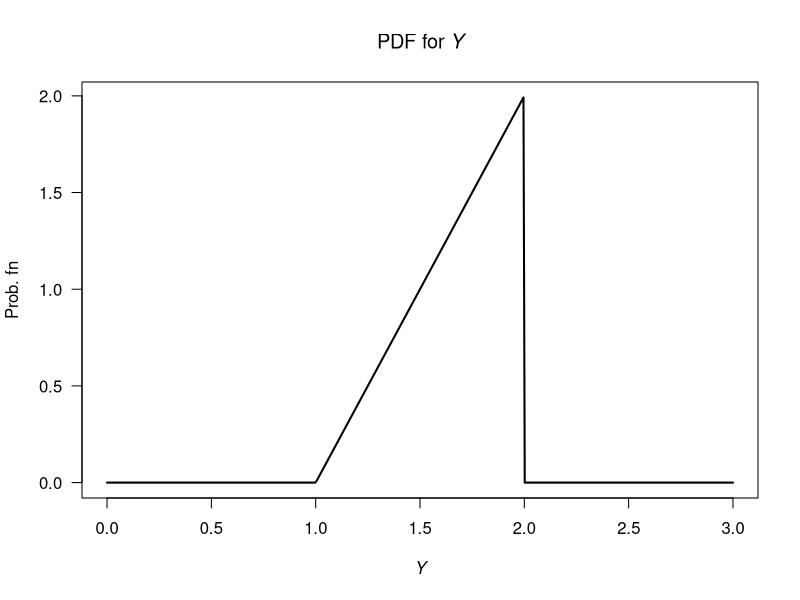
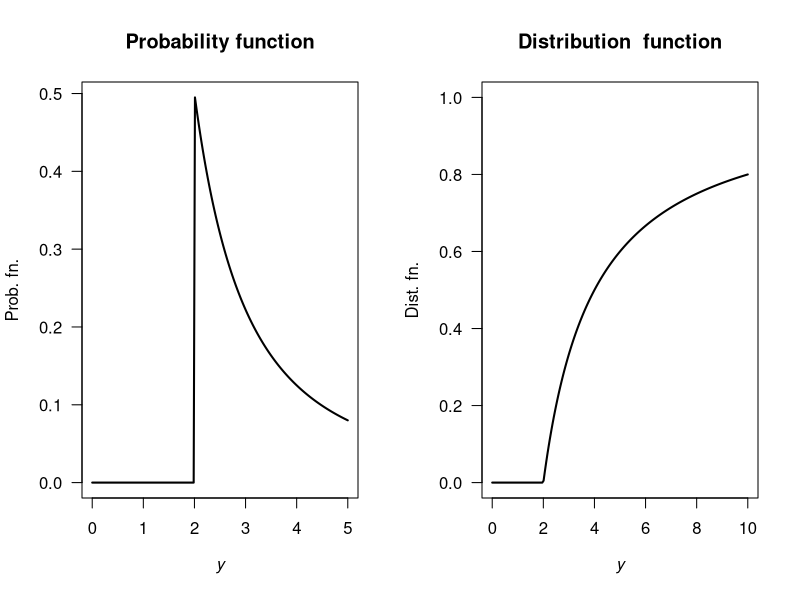
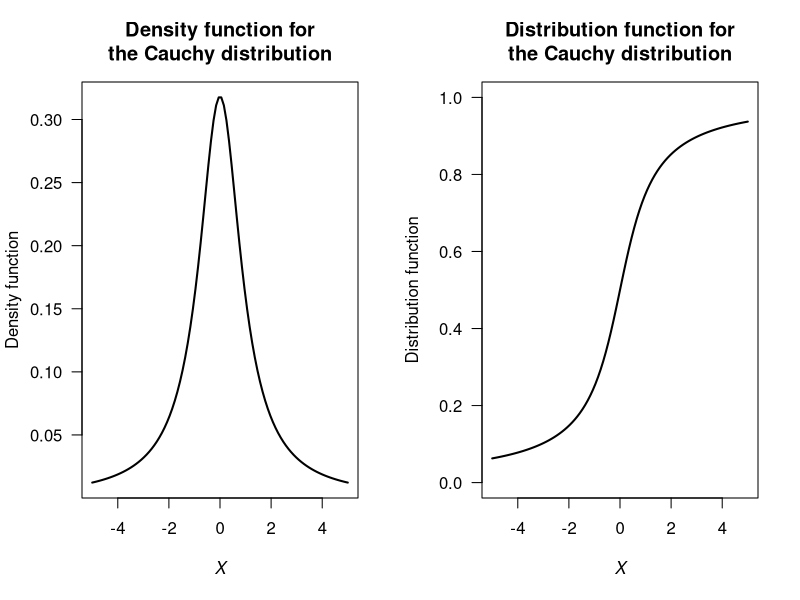
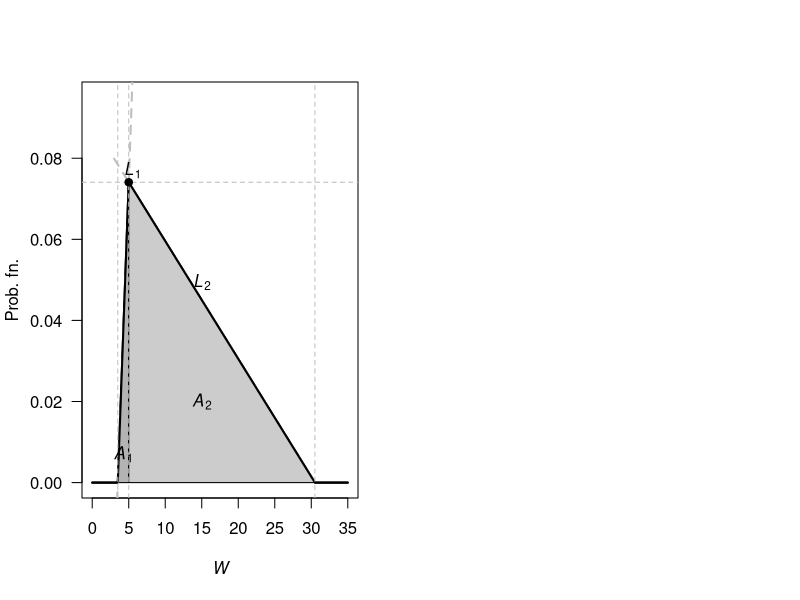
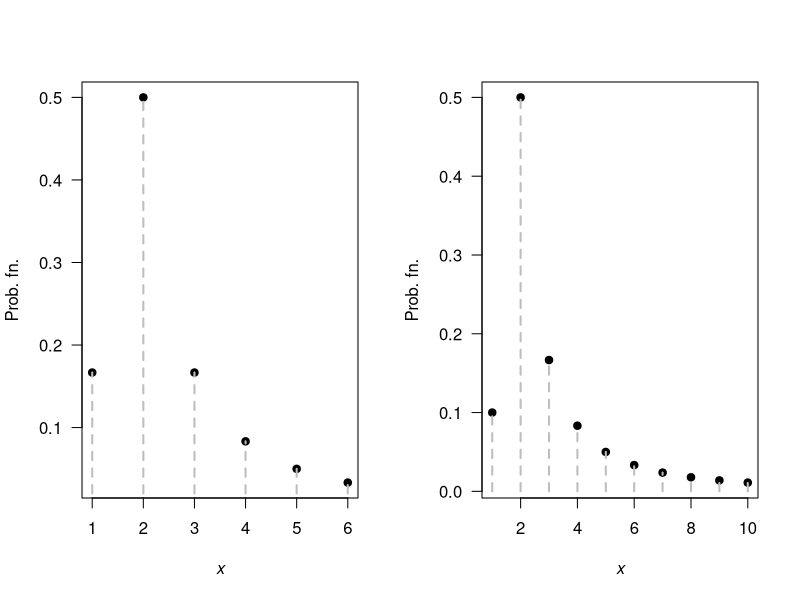

The R script that drew these images, in order:
## ---- chunk 1
xx <- seq(0, 3, 
          length = 500)
fy <- function(x){
  y <- 2*x - 2
  y <- ifelse(x < 1, 0, y)
  y <- ifelse( x > 2, 0, y)
  y
}

plot(x = xx,
     y = fy(xx),
     lwd = 2,
     type = "l",
     las = 1,
     main = expression("PDF for"~italic(Y)),
     xlab = expression(italic(Y)),
     ylab = "Prob. fn")
## ---- chunk 2
y <- seq(0, 5, 
         length = 200)
ypdf <- function(x){
  ifelse(y > 2, 
         2/y^2,
         0)
}
ycdf <- function(x){
  ifelse(y > 2, 
         1 - 2/y,
         0)
}

par( mfrow = c(1, 2))

plot( ypdf(y) ~ y,
      las = 1,
      lwd = 2,
      type = "l",
      xlab = expression(italic(y)), 
      ylab = "Prob. fn.",
      main = "Probability function")

y <- seq(0, 10, 
         length = 200)

plot( ycdf(y) ~ y,
      las = 1,
      lwd = 2,
      ylim = c(0, 1),
      type = "l",
      xlab = expression(italic(y)) ,
      ylab = "Dist. fn.",
      main = "Distribution  function")

## ---- chunk 3
par( mfrow = c(1, 2))
x <- seq(-5, 5,
         length = 100)
y <- 1 / (pi * (1 + x^2))
plot(y ~ x,
     lwd = 2,
     las = 1,
     type = "l",
     main = "Density function for\nthe Cauchy distribution",
     xlab = expression(italic(X)),
     ylab = "Density function")

Y <- atan(x)/pi + 0.5
plot(Y ~ x,
     lwd = 2,
     las = 1,
     ylim = c(0, 1),
     type = "l",
     main = "Distribution function for\nthe Cauchy distribution",
     xlab = expression(italic(X)),
     ylab = "Distribution function")
## ---- chunk 4
flo <- function(x){
  (4/81) * x - (14/81)
}
fhi <- function(x){
  (-4/1377) * x + (122/1377)
}

ff <- function(x){
  y <- array( 0, 
              dim = length(x))
  
  lo <- (x <= 3.5)
  hi <- (x >= 30.5)
  midlo <- (x > 3.5) & (x < 5)
  midhi <- (x >= 5)  & (x < 30.5)
  
  y[midlo] <- flo( x[midlo] )
  y[midhi] <- fhi( x[midhi] )
  y
}

y <- seq(0, 35,
         length = 500)

plot(ff(y) ~ y, 
     type="l",
     las = 1,
     lwd = 2,
     xlab = expression(italic(W)),
     ylab = "Prob. fn.",
     ylim = c(0, 0.095) )


polygon( x = c(3.5, 5, 5, 3.5),
         y = c(0, 2/27, 0, 0),
         col = grey(0.7))
polygon( x = c(5, 5, 30.5, 5),
         y = c(0, 2/27, 0, 0),
         col = grey(0.8))

ylo <- seq(0, 7, 
           length = 100)
lines(flo(ylo) ~ ylo,
      lty = 2,
      col = "grey",
      lwd = 2)

yhi <- seq(3, 30.5, 
           length = 100)
lines(fhi(yhi) ~ yhi,
      lty = 2,
      col = "grey",
      lwd = 2)

lines(ff(y) ~ y, 
     lwd = 2)


abline(v = c(3.5, 5, 30.5),
        lty = 2, 
        col = "grey")
abline(h = 2/27,
       lty = 2,
       col = "grey")
points(x = 5,
       y = 2/27,
       pch = 19)

text( 4.25, 0.007,
      labels = expression(italic(A)[1]))
text( 15, 0.02,
      labels = expression(italic(A)[2]))

text(15, fhi(15),
     pos = 3,
     labels = expression(italic(L)[2]))
text(5.5, fhi(5.5),
     pos = 3,
     labels = expression(italic(L)[1]))
## ---- chunk 5
pSoliton <- function(K){
  y <- array( dim = K)
  Kseq <- 2:K

  y[1] <- 1/K
  y[2:K] <- 1/(Kseq * (Kseq - 1) )
  y
}


par(mfrow = c(1, 2))

K <- 6
px <- pSoliton(K)

plot(px ~ I(1:K), 
     type = "p",
     pch = 19,
     las = 1,
     xlab = expression(italic(x)),
     ylab = "Prob. fn.")
lines(px ~ I(1:K), 
     type = "h",
     lty = 2,
     col = "grey",
     lwd = 2)

K <- 10
px <- pSoliton(K)

plot(px ~ I(1:K), 
     type = "p",
     pch = 19,
     las = 1,
     xlab = expression(italic(x)),
     ylab = "Prob. fn.")
lines(px ~ I(1:K), 
     type = "h",
     lty = 2,
     col = "grey",
     lwd = 2)
